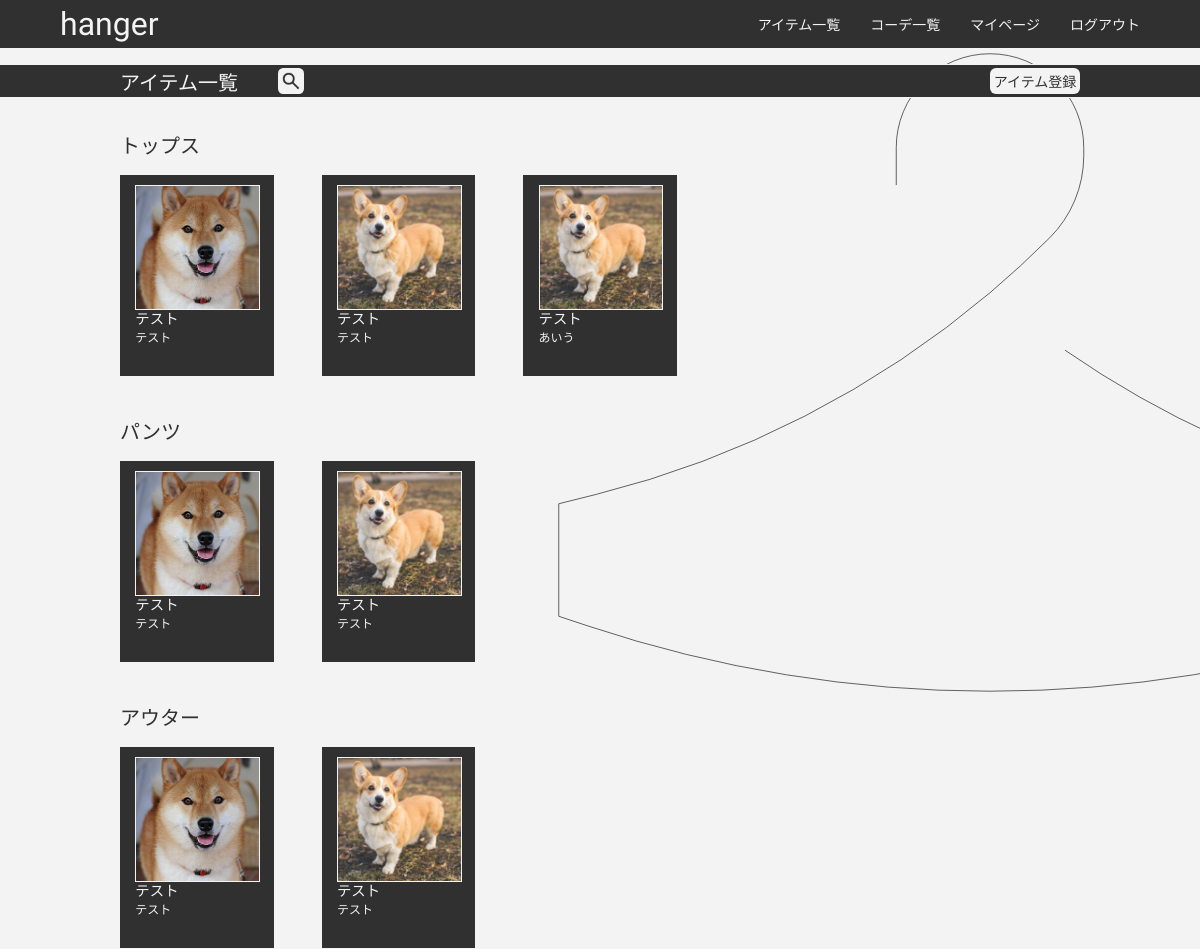
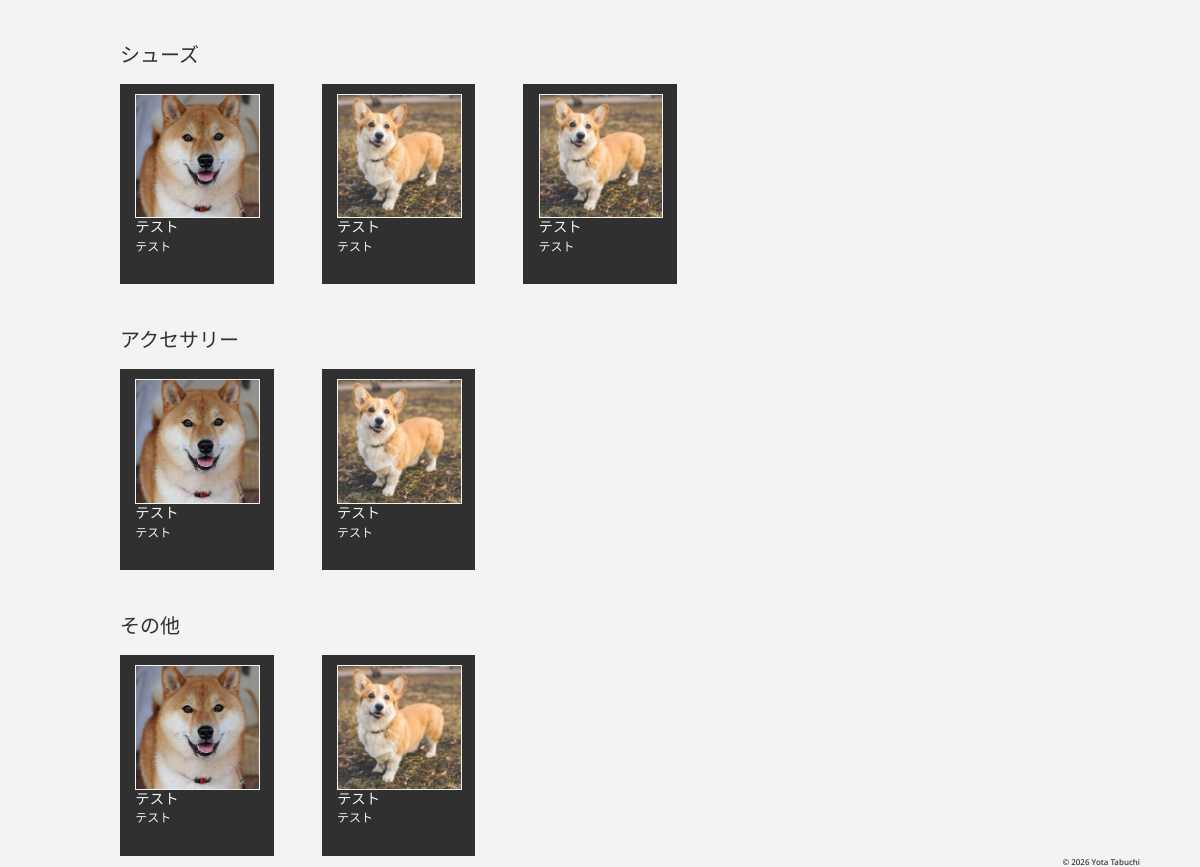
The page /item/ (signed in) on the database its author committed (2 pictures, top to bottom).
### hanger/models.py (models this page shows, shortened)
class Item(models.Model):   #アイテム
    name = models.CharField(max_length=100)
    brand = models.CharField(max_length=100, null=True)
    thumbnail = models.ImageField(null=True, blank=True)
    category = models.CharField(
        max_length=100,
        choices = CATEGORY
    )
    user = models.ForeignKey('auth.user', on_delete=models.CASCADE)

### hanger/views.py (the view)
# urls.py: path('item/', views.ListItemView.as_view(), name='list-item'),
class ListItemView(LoginRequiredMixin, ListView):          #アイテム一覧
    template_name = 'hanger/item_list.html'
    model = Item
    def get_queryset(self):
            query = self.request.GET.get('query')
            if query:
                item_list = Item.objects.filter( Q(user=self.request.user),Q(name__icontains=query)|Q(brand__icontains=query))
            else:
                item_list = Item.objects.filter(user=self.request.user)
            return item_list

### hanger/templates/hanger/item_list.html (shortened to what this page needs)
{% extends 'header_and_back.html' %}
{% load static %}
{% block nav %}
<nav>
    <ul>
        <li><a href="{% url 'list-item' %}" class="color-light">アイテム一覧</a></li>
        <li><a href="{% url 'list-outfit' %}" class="color-light">コーデ一覧</a></li>
        <li><a href="" class="color-light">マイページ</a></li>
        <li><a href="{% url 'accounts:logout' %}" class="color-light">ログアウト</a></li>
    </ul>
</nav>
{% endblock %}
{% block page-title %}
{% if request.GET.query %}
<div class="after-title-bar-items">
    <div class="search-and-return">
        <a class="return-search-box" onclick="history.back()">
            <img class="return-search-img" src="{% static 'hanger/img/icon-park-outline--return.png' %}">
        </a>
        <form method="get" class="search-form">
            <input name="query" value="{{ request.GET.query }}" type="text" class="color-dark">
            <button type="submit" id="search-result" class="return-search-box-after">
                <img class="return-search-img" src="{% static 'hanger/img/material-symbols--search.png' %}">
            </button>
        </form>
    </div>
    <div class="button-display">
        <a class="addition-button-desktop background-light" href="{% url 'create-item' %}">
            <p class="color-dark">アイテム登録</p>
        </a>
    </div>
</div>
{% else %}
<div id=search-hide class="list-title-bar-items">
    <div class="page-title-and-search">
        <h2 class="page-title">アイテム一覧</h2>
        <div id="search-button" class="return-search-box">
            <img class="return-search-img" src="{% static 'hanger/img/material-symbols--search.png' %}">
        </div>
    </div>
    <div class="button-display">
        <a class="addition-button-desktop background-light" href="{% url 'create-item' %}">
            <p class="color-dark">アイテム登録</p>
        </a>
    </div>
</div>
{% endif %}
{% endblock %}
{% block content_child %}
<span class="list-hanger"></span>
<div class="list-content">
    <div class="list-category">
        <h3 class="list-title color-dark">トップス</h3>
        <div class="list-items">
            {% for item in object_list %}
                {% if item.category == "トップス" %}
                    <a class="item-box background-dark" href="{% url 'detail-item' item.pk %}">
                        <div class="item-elements">
                            <img class="item-img img-border-light" src="{{ item.thumbnail.url }}">
                            <p class="item-name color-light">{{ item.name }}</p>
                            <p class="item-brand color-light">{{ item.brand }}</p>
                        </div>
                    </a>
                {% endif %}
            {% endfor %}
        </div>
    </div>
    <div class="list-category">
        <h3 class="list-title color-dark">パンツ</h3>
        <div class="list-items">
            {% for item in object_list %}
                {% if item.category == "パンツ" %}
                    <a class="item-box background-dark" href="{% url 'detail-item' item.pk %}?next={{ request.path }}">
                        <div class="item-elements">
                            <img class="item-img img-border-light" src="{{ item.thumbnail.url }}">
                            <p class="item-name color-light">{{ item.name }}</p>
                            <p class="item-brand color-light">{{ item.brand }}</p>
                        </div>
                    </a>
                {% endif %}
            {% endfor %}
        </div>
    </div>
    <div class="list-category">
        <h3 class="list-title color-dark">アウター</h3>
        <div class="list-items">
            {% for item in object_list %}
                {% if item.category == "アウター" %}
                    <a class="item-box background-dark" href="{% url 'detail-item' item.pk %}?next={{ request.path }}">
                        <div class="item-elements">
                            <img class="item-img img-border-light" src="{{ item.thumbnail.url }}">
                            <p class="item-name color-light">{{ item.name }}</p>
                            <p class="item-brand color-light">{{ item.brand }}</p>
                        </div>
                    </a>
                {% endif %}
            {% endfor %}
        </div>
    </div>
    <div class="list-category">
        <h3 class="list-title color-dark">シューズ</h3>
        <div class="list-items">
            {% for item in object_list %}
                {% if item.category == "シューズ" %}
                    <a class="item-box background-dark" href="{% url 'detail-item' item.pk %}?next={{ request.path }}">
                        <div class="item-elements">
                            <img class="item-img img-border-light" src="{{ item.thumbnail.url }}">
                            <p class="item-name color-light">{{ item.name }}</p>
                            <p class="item-brand color-light">{{ item.brand }}</p>
                        </div>
                    </a>
                {% endif %}
            {% endfor %}
        </div>
    </div>
    <div class="list-category">
        <h3 class="list-title color-dark">アクセサリー</h3>
        <div class="list-items">
            {% for item in object_list %}
                {% if item.category == "アクセサリー" %}
                    <a class="item-box background-dark" href="{% url 'detail-item' item.pk %}?next={{ request.path }}">
                        <div class="item-elements">
                            <img class="item-img img-border-light" src="{{ item.thumbnail.url }}">
                            <p class="item-name color-light">{{ item.name }}</p>
                            <p class="item-brand color-light">{{ item.brand }}</p>
                        </div>
                    </a>
                {% endif %}
            {% endfor %}
        </div>
    </div>
    <div class="list-category">
        <h3 class="list-title color-dark">その他</h3>
        <div class="list-items">
            {% for item in object_list %}
                {% if item.category == "その他" %}
                    <a class="item-box background-dark" href="{% url 'detail-item' item.pk %}?next={{ request.path }}">
                        <div class="item-elements">
                            <img class="item-img img-border-light" src="{{ item.thumbnail.url }}">
                            <p class="item-name color-light">{{ item.name }}</p>
                            <p class="item-brand color-light">{{ item.brand }}</p>
                        </div>
                    </a>
                {% endif %}
            {% endfor %}
        </div>
    </div>
</div>
{% endblock %}

### hanger/static/hanger/css/style.css (style rules this page uses)
* { margin: 0; padding: 0; }
.background-dark { background-color: #303030; }
.background-light { background-color: #f3f3f3; }
.color-dark { color: #303030; }
.color-light { color: #f3f3f3; }
.img-border-light { border: solid; border-width: 1px; border-color: #f3f3f3; }
nav { display: none; }
.page-title { color: #f3f3f3; font-family: "Zen Kaku Gothic New", sans-serif; font-weight: 500; font-style: normal; font-size: 20px; }
.list-title-bar-items { width: 90%; height: 100%; margin: 0 auto; display: flex; justify-content: space-between; align-items: center; }
.page-title-and-search { width: 100%; display: flex; justify-content: space-between; align-items: center; }
.button-display { display: none; }
.return-search-box { width: 26px; height: 26px; border-radius: 20%; background-color: #f3f3f3; display: flex; justify-content: center; align-items: center; }
.return-search-img { width: 22px; aspect-ratio: 1; object-fit: cover; }
.list-hanger { position: fixed; display: inline-block; width: 400px; aspect-ratio: 1; background-repeat: no-repeat; background-size: 100% 100%; transform: translate(-33vw, 16px); z-index: -1; }
.list-content { padding-top: 90px; width: 100vw; }
.list-category { padding-top: 20px; width: 90%; margin: 0 auto; }
.list-title { font-family: "Zen Kaku Gothic New", sans-serif; font-weight: 500; font-size: 20px; }
.list-items { display: grid; padding-top: 8px; grid-template-columns: repeat(3, 1fr); gap: 5px; }
.item-box { width: 100%; aspect-ratio: 13/17; text-decoration: none; }
.item-elements { width: 80%; margin: 0 auto; padding: 6px 0 3px 0; }
.item-img { width: 100%; aspect-ratio: 1; object-fit: cover; border-width: 0.5px; }
.item-name { font-family: "Zen Kaku Gothic New", sans-serif; font-weight: 500; font-size: 11px; margin-top: -5px; line-height: 1.2; }
.item-brand { font-family: "Zen Kaku Gothic New", sans-serif; font-weight: 400; font-size: 9px; margin-top: -2px; }
@media screen and (min-width: 960px) { nav { display: block; } }
@media screen and (min-width: 960px) { ul { display: flex; justify-content: space-between; align-items: center; list-style: none; font-size: 14px; gap: 30px; font-family: "Zen Kaku Gothic New", sans-serif; font-weight: 500; } }
@media screen and (min-width: 960px) { .list-title-bar-items { width: 80%; gap: 0; } }
@media screen and (min-width: 960px) { .page-title-and-search { justify-content: left; gap: 40px; } }
@media screen and (min-width: 960px) { .button-display { display: block; } }
@media screen and (min-width: 960px) { .addition-button-desktop { width: 90px; height: 26px; display: flex; font-family: "Zen Kaku Gothic New", sans-serif; font-size: 14px; font-weight: 500; justify-content: center; align-items: center; border-radius: 6px; } }
@media screen and (min-width: 960px) { .list-hanger { position: fixed; display: inline-block; width: 900px; aspect-ratio: 1; background-repeat: no-repeat; background-size: 100% 100%; transform: translate(45vw, -40px); z-index: -1; } }
@media screen and (min-width: 960px) { .list-category { padding-top: 40px; width: 80%; } }
@media screen and (min-width: 960px) { .list-items { padding-top:16px; grid-template-columns: repeat(5, 1fr); gap: 4vw; } }
@media screen and (min-width: 960px) { .item-elements { padding: 10px 0 6px 0; } }
@media screen and (min-width: 960px) { .item-name { font-size: 1.2vw; margin-top: -3px; } }
@media screen and (min-width: 960px) { .item-brand { font-size: 1vw; margin-top: 0; } }

### rows shown on the page
Item: thumbnail (picture), name "テスト", brand "テスト"
Item: thumbnail (picture), name "テスト", brand "テスト"
Item: thumbnail (picture), name "テスト", brand "あいう"
Item: thumbnail (picture), name "テスト", brand "テスト"
Item: thumbnail (picture), name "テスト", brand "テスト"
Item: thumbnail (picture), name "テスト", brand "テスト"
Item: thumbnail (picture), name "テスト", brand "テスト"
Item: thumbnail (picture), name "テスト", brand "テスト"
Item: thumbnail (picture), name "テスト", brand "テスト"
Item: thumbnail (picture), name "テスト", brand "テスト"
Item: thumbnail (picture), name "テスト", brand "テスト"
Item: thumbnail (picture), name "テスト", brand "テスト"
Item: thumbnail (picture), name "テスト", brand "テスト"
Item: thumbnail (picture), name "テスト", brand "テスト"
